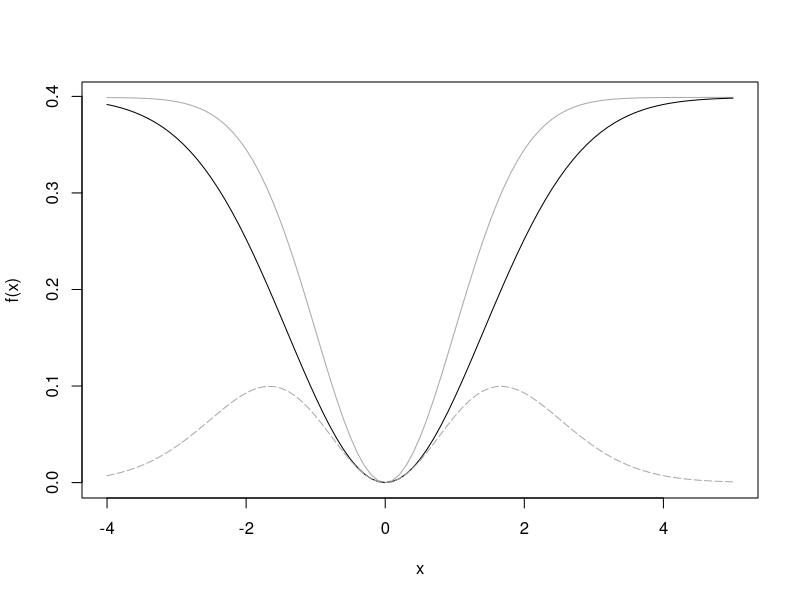

This chart was generated by the following R code:
## ---- chunk 1
knitr::opts_chunk$set(echo = TRUE)
## ---- chunk 2
vvp <- function(d, sd = 1) {
  (1 - exp(-1*d^2/4/sd^2)) / sd / sqrt(2*pi)
}
x <- seq(-4, 5, 0.1)
plot(x, dnorm(0)-dnorm(x), type = "l", col = "darkgray", ylab = "f(x)")
lines(x, vvp(x))
lines(x, abs(vvp(x)-(dnorm(0)-dnorm(x))), type = "l", lty = "longdash", col = "darkgray")
